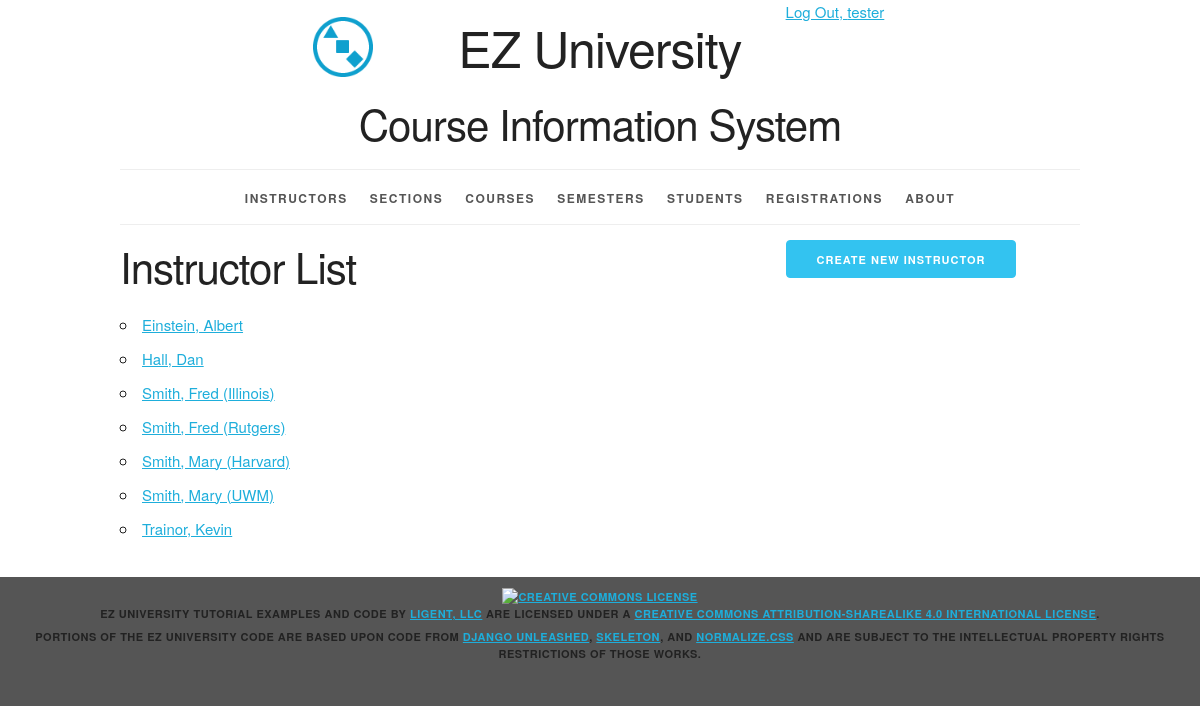
Screenshot of /instructor/ (signed in) with the database file from the repository.
### courseinfo/models.py (models this page shows, shortened)
class Instructor(models.Model):
    user = models.ForeignKey(User, related_name='instructor', on_delete=models.PROTECT, null=True)
    instructor_id = models.AutoField(primary_key=True)
    first_name = models.CharField(max_length=45)
    last_name = models.CharField(max_length=45)
    disambiguator = models.CharField(max_length=45, blank=True, default='')
    def __str__(self):
        result = ''
        if self.disambiguator == '':
            return f'{self.last_name}, {self.first_name}'
        else:
            return f'{self.last_name}, {self.first_name} ({self.disambiguator})'
        return result
    def get_absolute_url(self):
        return reverse('courseinfo_instructor_detail_urlpattern', kwargs={'pk': self.pk})
    class Meta:
        ordering = ['last_name', 'first_name', 'disambiguator']
        constraints = [UniqueConstraint(fields=['last_name', 'first_name', 'disambiguator'], name='unique_instructor')]

### courseinfo/views.py (the view)
# urls.py: path('instructor/', InstructorList.as_view(), name='courseinfo_instructor_list_urlpattern'),
class InstructorList(LoginRequiredMixin, PermissionRequiredMixin, PageLinksMixin, ListView):
    paginate_by = 25
    model = Instructor
    permission_required = 'courseinfo.view_instructor'

### courseinfo/utils.py (called while the page is built)
    def first_page(self, page):
        if page.number > 1:
            return self._page_urls(1)
        return None

    def previous_page(self, page):
        if (page.has_previous()
                and page.number > 2):
            return self._page_urls(
                page.previous_page_number())
        return None

    def next_page(self, page):
        last_page = page.paginator.num_pages
        if (page.has_next()
                and page.number < last_page - 1):
            return self._page_urls(
                page.next_page_number())
        return None

    def last_page(self, page):
        last_page = page.paginator.num_pages
        if page.number < last_page:
            return self._page_urls(last_page)
        return None

    def get_context_data(self, **kwargs):
        context = super().get_context_data(
            **kwargs)
        page = context.get('page_obj')
        if page is not None:
            context.update({
                'first_page_url':
                    self.first_page(page),
                'previous_page_url':
                    self.previous_page(page),
                'next_page_url':
                    self.next_page(page),
                'last_page_url':
                    self.last_page(page),
            })
        return context

### courseinfo/templates/courseinfo/instructor_list.html (shortened to what this page needs)
{% extends 'courseinfo/base.html' %}
{% block create_button %}
    {% if perms.courseinfo.add_instructor %}
        <a
                href="{% url 'courseinfo_instructor_create_urlpattern' %}"
                class="button button-primary">
            Create New Instructor</a>
    {% endif %}
{% endblock %}
{% block org_content %}
    <h2>Instructor List</h2>
    <ul>
        {% for instructor in instructor_list %}
            <li>
                <a href="{{ instructor.get_absolute_url }}">
                    {{ instructor }}</a>
            </li>
        {% empty %}
            <li><em>There are currently no instructors available.</em></li>
        {% endfor %}
    </ul>
{% endblock %}

### courseinfo/templates/courseinfo/base.html (shortened to what this page needs)
{% load static %}
<!DOCTYPE html>
<html lang="en">
<head>
    <link rel="stylesheet" type="text/css"
          href="{% static 'coursinfo/normalize.css' %}">
    <link rel="stylesheet" type="text/css"
          href="{% static 'courseinfo/skeleton.css' %}">
    <link rel="stylesheet" type="text/css"
          href="{% static 'courseinfo/style.css' %}">
</head>
<body>
<div class="container">
    <div class="status row">
        <div class="offset-by-eight four columns">
            <ul class="inline">
                {% if user.is_authenticated %}
                    <li><a href="{% url 'logout_urlpattern' %}">
                        Log Out, {{ user.get_username }}</a></li>
                {% else %}
                    <li><a href="{% url 'login_urlpattern' %}">
                        Log In</a></li>
                {% endif %}
            </ul>
        </div>
    </div>
    <header class="row">
        <div class="offset-by-one ten columns">
            <h1 class="logo">EZ University</h1>
            <h2>Course Information System</h2>
        </div>
    </header>
    <nav>
        <ul>
            {% if perms.courseinfo.view_instructor %}
                <li>
                    <a href="{% url 'courseinfo_instructor_list_urlpattern' %}">
                        Instructors</a></li>
            {% endif %}
            {% if perms.courseinfo.view_section %}
                <li>
                    <a href="{% url 'courseinfo_section_list_urlpattern' %}">
                        Sections</a></li>
            {% endif %}
            {% if perms.courseinfo.view_course %}
                <li>
                    <a href="{% url 'courseinfo_course_list_urlpattern' %}">
                        Courses</a></li>
            {% endif %}
            {% if perms.courseinfo.view_semester %}
                <li>
                    <a href="{% url 'courseinfo_semester_list_urlpattern' %}">
                        Semesters</a></li>
            {% endif %}
            {% if perms.courseinfo.view_student %}
                <li>
                    <a href="{% url 'courseinfo_student_list_urlpattern' %}">
                        Students</a></li>
            {% endif %}
            {% if perms.courseinfo.view_registration %}
                <li>
                    <a href="{% url 'courseinfo_registration_list_urlpattern' %}">
                        Registrations</a></li>
            {% endif %}
            <li>
                <a href="{% url 'about_urlpattern' %}">
                    About</a></li>
        </ul>
    </nav>
    <main>
        {% block content %}
            <div class="row">
                <section class="eight columns">
                    {% block org_content %}{% endblock %}
                </section>
                <section class="desktop four columns">
                    {% block create_button %}{% endblock %}
                </section>
            </div>
        {% endblock %}
    </main>
</div>
<footer>
    <p>
        <a rel="license" href="http://creativecommons.org/licenses/by-sa/4.0/">
            <img alt="Creative Commons License" style="border-width:0"
                 src="https://i.creativecommons.org/l/by-sa/4.0/88x31.png"/>
        </a><br/><span property="dct:title">EZ University Tutorial Examples and Code</span>
        by
        <a href="https://www.ligent.net" property="cc:attributionName"
           rel="cc:attributionURL">Ligent, LLC</a> are licensed under a
        <a rel="license" href="http://creativecommons.org/licenses/by-sa/4.0/">Creative Commons Attribution-ShareAlike
            4.0 International License</a>.
    </p>
    <p>Portions of the EZ University code are based upon code from
        <a href="https://django-unleashed.com">Django Unleashed</a>,
        <a href="http://getskeleton.com/">Skeleton</a>, and
        <a href="https://necolas.github.io/normalize.css/">Normalize.css</a> and
        are subject to the intellectual property rights restrictions of those works.
    </p>
</footer>
</body>
</html>

### courseinfo/static/courseinfo/skeleton.css (style rules this page uses)
.container { position: relative; width: 100%; max-width: 960px; margin: 0 auto; padding: 0 20px; box-sizing: border-box; }
.column, .columns { width: 100%; float: left; box-sizing: border-box; }
@media (min-width: 400px) { .container { width: 85%; padding: 0; } }
@media (min-width: 550px) { .container { width: 80%; } }
@media (min-width: 550px) { .column, .columns { margin-left: 4%; } }
@media (min-width: 550px) { .column:first-child, .columns:first-child { margin-left: 0; } }
@media (min-width: 550px) { .four.columns { width: 30.6666666667%; } }
@media (min-width: 550px) { .eight.columns { width: 65.3333333333%; } }
@media (min-width: 550px) { .ten.columns { width: 82.6666666667%; } }
@media (min-width: 550px) { .offset-by-one.column, .offset-by-one.columns { margin-left: 8.66666666667%; } }
@media (min-width: 550px) { .offset-by-eight.column, .offset-by-eight.columns { margin-left: 69.3333333333%; } }
html { font-size: 62.5%; }
body { font-size: 1.5em; line-height: 1.6; font-weight: 400; font-family: "Raleway", "HelveticaNeue", "Helvetica Neue", Helvetica, Arial, sans-serif; color: #222; }
h1, h2, h3, h4, h5, h6 { margin-top: 0; margin-bottom: 2rem; font-weight: 300; }
h1 { font-size: 4.0rem; line-height: 1.2; letter-spacing: -.1rem; }
h2 { font-size: 3.6rem; line-height: 1.25; letter-spacing: -.1rem; }
@media (min-width: 550px) { h1 { font-size: 5.0rem; } }
@media (min-width: 550px) { h2 { font-size: 4.2rem; } }
p { margin-top: 0; }
a { color: #1EAEDB; }
.button, button, input[type="submit"], input[type="reset"], input[type="button"] { display: inline-block; height: 38px; padding: 0 30px; color: #555; text-align: center; font-size: 11px; font-weight: 600; line-height: 38px; letter-spacing: .1rem; text-transform: uppercase; text-decoration: none; white-space: nowrap; background-color: transparent; border-radius: 4px; border: 1px solid #bbb; cursor: pointer; box-sizing: border-box; }
.button.button-primary, button.button-primary, input[type="submit"].button-primary, input[type="reset"].button-primary, input[type="button"].button-primary { color: #FFF; background-color: #33C3F0; border-color: #33C3F0; }
ul { list-style: circle inside; }
ol, ul { padding-left: 0; margin-top: 0; }
li { margin-bottom: 1rem; }
button, .button { margin-bottom: 1rem; }
pre, blockquote, dl, figure, table, p, ul, ol, form { margin-bottom: 2.5rem; }
.container:after, .row:after, .u-cf { content: ""; display: table; clear: both; }

### courseinfo/static/courseinfo/style.css (style rules this page uses)
.desktop { display: none; }
@media (min-width: 550px) { .desktop { display: block; } }
html { height: 100%; background-color: #555; }
body { background-color: white; }
body>div>header { text-align: center;; }
header h1 { display: inline-block; font-weight: normal; font-style: normal; width: 100%; margin-top: 0; padding-top: 0; }
.logo { padding-top: 50px; background-image: url("/static/courseinfo/logo.png"); background-size: 50px; background-repeat: no-repeat; background-position: top; }
@media (min-width: 750px) { .logo { padding-top: 0; background-size: contain; background-position: 0% 0%; } }
@media (min-width: 1000px) { .logo { background-position: 10% 0%; } }
@media (min-width: 1200px) { .logo { background-position: 15% 0%; } }
nav { border-top: 1px solid #eee; width: 100%; border-bottom: 1px solid #eee; margin: 0 0 1em; padding: 0; }
nav ul { margin: 0; padding: 1em 0; list-style-type: none; text-align: center; }
nav ul li { display: inline; padding: 0; margin: 0 0.25em; font-weight: 600; text-transform: uppercase; text-align: center; font-size: 1rem; letter-spacing: .10rem; }
@media (min-width: 400px) { nav ul li { letter-spacing: .15rem; font-size: 1.2rem; margin: 0 0.5em; } }
@media (min-width: 550px) { nav ul li { margin: 0 0.75em; } }
nav ul li a { color: #555; text-decoration: none; background-color: transparent; cursor: pointer; }
.inline { list-style-type: none; padding: 0; margin: 0 0 -0.5em; }
.inline li { display: inline; }
body>footer { width: 100%; background-color: #555; font-size: 1.1rem; letter-spacing: .05rem; font-weight: 600; text-transform: uppercase; text-align: center; padding: 1em 0; margin: 1em 0; }
body>footer p { margin-bottom: 0.5rem; }

### rows the page displays
Instructor: disambiguator+last_name+first_name "Einstein, Albert"
Instructor: disambiguator+last_name+first_name "Hall, Dan"
Instructor: disambiguator+last_name+first_name "Smith, Fred (Illinois)"
Instructor: disambiguator+last_name+first_name "Smith, Fred (Rutgers)"
Instructor: disambiguator+last_name+first_name "Smith, Mary (Harvard)"
Instructor: disambiguator+last_name+first_name "Smith, Mary (UWM)"
Instructor: disambiguator+last_name+first_name "Trainor, Kevin"

### other values shown
{{ user.get_username }} "tester"
